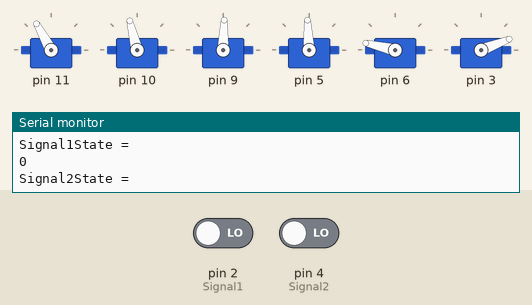
The sketch below on a simulated Arduino Uno, built with avr-gcc and run on an emulated ATmega328P. On the bench: 6 × servo, the last lines printed to the serial monitor. The test bench sets the inputs (shaded band); at power-on: pin 2 (Signal1) LOW, pin 4 (Signal2) LOW.

Above: at 11.6 s.
11.7 s: pin 2 (Signal1) driven HIGH
At 14.2 s:
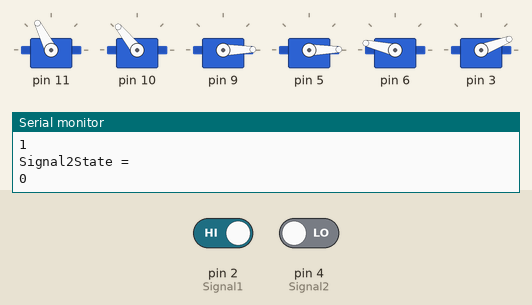
At 16.2 s:
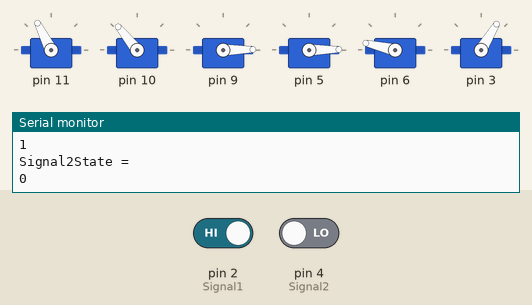
23.7 s: pin 2 (Signal1) driven LOW
At 23.99 s:
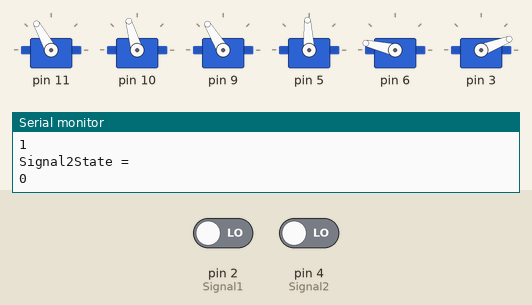
Timing chart, 0 to 26.7 s (numbered marks = the images above; inputs shaded):
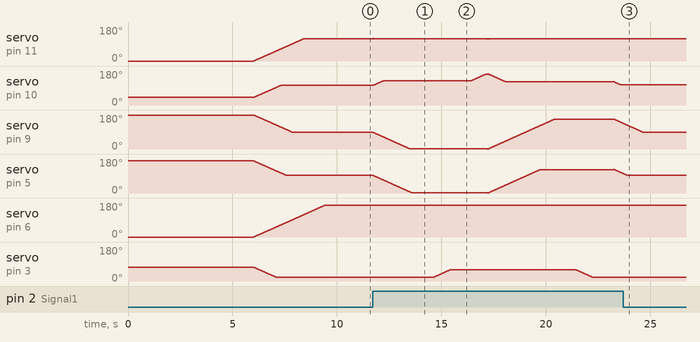

The sketch:

R2.ino
```cpp
//import the libraries
#include<Braccio.h>
#include<Servo.h>

//Define the servo motors

Servo base;
Servo shoulder;
Servo elbow;
Servo wrist_ver;
Servo wrist_rot;
Servo gripper;

//Define signals to initiate the robotic arm movement

int Signal1 = 2;

//Signal 4 is a standby (the wiring for an extra signal got built in the test bed, and can be used for further code developement)
int Signal2 = 4;

int Signal1State = 0;
int Signal2State = 0;

#define nc null

void setup(){

  //initial set up of the robotic arm
  Braccio.begin();
  Serial.begin(9600);
  pinMode(Signal1, INPUT);
  pinMode(Signal2, INPUT);
  Idle(); //go to Idle position

}

void loop () {

  //check for pick up signal
  checkSignals();

  Serial.println("Signal1State =");
  Serial.println(Signal1State);
  Serial.println("Signal2State =");
  Serial.println(Signal2State);

  //if signal exist move the box from AGV to Conveyor
  if (Signal1State == 1) {

      AGV_2_CON();
      delay(1000);
  }

}

void checkSignals() {

  Signal1State = digitalRead(Signal1);
  Signal2State = digitalRead(Signal2);

}

void Idle() {

   /*
   Step Delay: a milliseconds delay between the movement of each servo.  Allowed values from 10 to 30 msec.
   M1=base degrees. Allowed values from 0 to 180 degrees
   M2=shoulder degrees. Allowed values from 15 to 165 degrees
   M3=elbow degrees. Allowed values from 0 to 180 degrees
   M4=wrist vertical degrees. Allowed values from 0 to 180 degrees
   M5=wrist rotation degrees. Allowed values from 0 to 180 degrees
   M6=gripper degrees. Allowed values from 10 to 73 degrees. 10: the toungue is open, 73: the gripper is closed.
  */

                       //(step delay, M1, M2, M3, M4, M5, M6);
  //go to Idle Position
  Braccio.ServoMovement(20,           120,  105, 87, 92, 168,  20);
  //Wait 1 second
  delay(1000);
}

void AGV_2_CON(){

   /*
   Step Delay: a milliseconds delay between the movement of each servo.  Allowed values from 10 to 30 msec.
   M1=base degrees. Allowed values from 0 to 180 degrees
   M2=shoulder degrees. Allowed values from 15 to 165 degrees
   M3=elbow degrees. Allowed values from 0 to 180 degrees
   M4=wrist vertical degrees. Allowed values from 0 to 180 degrees
   M5=wrist rotation degrees. Allowed values from 0 to 180 degrees
   M6=gripper degrees. Allowed values from 10 to 73 degrees. 10: the toungue is open, 73: the gripper is closed.
  */

                       //(step delay, M1, M2, M3, M4, M5, M6);
  //go to AGV
  Braccio.ServoMovement(20,           116,  130, 0, 0, 168,  20);
  //Wait 1 second
  delay(1000);

  //grab the box
  Braccio.ServoMovement(20,           116,  130, 0, 0, 168,  60);
  //Wait 1 second
  delay(1000);

  //pick up the box
  Braccio.ServoMovement(20,           116,  180, 0, 0, 168,  60);

  //Wait 0.05 second
  delay(50);

  //take to conveyor
  Braccio.ServoMovement(20,           119,  123, 158, 125, 168,  60);
  //Wait 1 second
  delay(1000);

  //release the box
  Braccio.ServoMovement(20,           119,  123, 158 , 125, 168,  20);
  //Wait 1 second
  delay(1000);

  Idle();

}

//Extra function for further developement

//void AGV_2_S4(){
////idle, pick up from AGV, 90 R turn, put in storage
//Braccio.ServoMovement(20, 90, 50, 150, 180, 0, 10);
//Braccio.ServoMovement(20, 90, 80, 180, 180, 0, 10); //adjust for AGV
//delay(500);
//Braccio.ServoMovement(20, 90, 80, 180, 180, 0, 100); //adjust for AGV
//Braccio.ServoMovement(20, 90, 50, 180, 120, 0, 100);
//delay(2000);
////turn
//Braccio.ServoMovement(20, 179, 50, 180, 120, 0, 100);
//Braccio.ServoMovement(20, 179, 60, 180, 135, 0, 100);
//Braccio.ServoMovement(20, 179, 94, 153, 160, 0, 100);
//Braccio.ServoMovement(20, 179, 111, 153, 160, 0, 100);
//Braccio.ServoMovement(20, 179, 125, 153, 145, 0, 100);
//delay(1000); //release
//Braccio.ServoMovement(20, 179, 125, 153, 145, 0, 10);
//Braccio.ServoMovement(20, 179, 96, 180, 160, 0, 10);
//Braccio.ServoMovement(20, 90, 50, 150, 180, 0, 10);
//}
//
//void S3_2_CNC(){
////idle, take out of left storage, 90 turn with flip, put on cnc transport
//Braccio.ServoMovement(20, 90, 50, 150, 180, 0, 10);
//Braccio.ServoMovement(20, 0, 58, 180, 180, 0, 10);
//Braccio.ServoMovement(20, 0, 115, 180, 135, 0, 10);
//Braccio.ServoMovement(20, 0, 115, 180, 135, 0, 90);
//Braccio.ServoMovement(20, 0, 98, 180, 153, 0, 90);
//Braccio.ServoMovement(20, 0, 90, 155, 130, 0, 90);
//// turn/flip
//Braccio.ServoMovement(20, 95, 90, 155, 130, 0, 90);
//Braccio.ServoMovement(20, 95, 128, 25, 45, 0, 90);
//Braccio.ServoMovement(20, 95, 105, 25, 70, 0, 90);
//Braccio.ServoMovement(20, 95, 100, 13, 92, 0, 90);
//Braccio.ServoMovement(20, 95, 97, 0, 105, 0, 90);
//Braccio.ServoMovement(20, 95, 86, 0, 115, 0, 90);
//Braccio.ServoMovement(20, 95, 70, 0, 135, 0, 90);
//Braccio.ServoMovement(20, 95, 58, 0, 138, 0, 90);
//delay(1000);
//Braccio.ServoMovement(20, 95, 58, 0, 138, 0, 10);
//Braccio.ServoMovement(20, 95, 75, 0, 138, 0, 10);
//    digitalWrite(LedOut, HIGH);
//    delay(500);
//    digitalWrite(LedOut, LOW);
//    delay(500);
//Braccio.ServoMovement(20, 90, 50, 150, 180, 0, 10);
//}
//
//void S4_2_CNC(){
////idle, take out of left storage, 90 turn with flip, put on cnc transport
//Braccio.ServoMovement(20, 90, 50, 150, 180, 0, 10);
//Braccio.ServoMovement(20, 180, 58, 180, 180, 0, 10);
//Braccio.ServoMovement(20, 180, 115, 180, 135, 0, 10);
//Braccio.ServoMovement(20, 180, 115, 180, 135, 0, 90);
//Braccio.ServoMovement(20, 180, 98, 180, 153, 0, 90);
//Braccio.ServoMovement(20, 180, 90, 155, 130, 0, 90);
//// turn/flip
//Braccio.ServoMovement(20, 88, 90, 155, 130, 0, 90);
//Braccio.ServoMovement(20, 88, 128, 25, 45, 0, 90);
//Braccio.ServoMovement(20, 88, 105, 25, 70, 0, 90);
//Braccio.ServoMovement(20, 88, 100, 13, 92, 0, 90);
//Braccio.ServoMovement(20, 88, 97, 0, 105, 0, 90);
//Braccio.ServoMovement(20, 88, 86, 0, 115, 0, 90);
//Braccio.ServoMovement(20, 88, 70, 0, 135, 0, 90);
//Braccio.ServoMovement(20, 88, 58, 0, 138, 0, 90);
//delay(1000);
//Braccio.ServoMovement(20, 88, 58, 0, 138, 0, 10);
//Braccio.ServoMovement(20, 88, 75, 0, 138, 0, 10);
//
//    delay(1000);
//Braccio.ServoMovement(20, 90, 50, 150, 180, 0, 10);
//}
```

Measured:
- after the input at 11.7 s, servo on pin 11: 119° → 117° at once, → 118° 5.5 s later, → 119° 6.0 s later; servo on pin 10: rises from 104° to 165° in 5.5 s, then falls to 106° in 6.4 s
- after the input at 23.7 s, servo on pin 11: stays 119° (without the input it goes to 120° after 3.0 s); servo on pin 10: stops changing and stays 106°; servo on pin 9: goes on until 24.7 s, then stays 88°; servo on pin 5: goes on until 23.9 s, then stays 93°; servo on pin 3: stops changing and stays 21°
